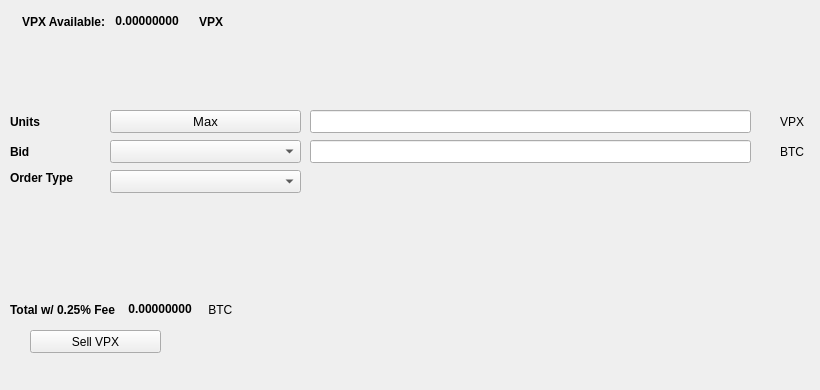
   <widget class="QWidget" name="SellTab">
    <attribute name="title">
     <string>Sell</string>
    </attribute>
    <widget class="QLabel" name="label_16">
     <property name="geometry">
      <rect>
       <x>780</x>
       <y>140</y>
       <width>31</width>
       <height>23</height>
      </rect>
     </property>
     <property name="text">
      <string>BTC</string>
     </property>
    </widget>
    <widget class="QComboBox" name="SellBidcomboBox">
     <property name="geometry">
      <rect>
       <x>110</x>
       <y>140</y>
       <width>191</width>
       <height>23</height>
      </rect>
     </property>
     <property name="font">
      <font>
       <pointsize>10</pointsize>
      </font>
     </property>
    </widget>
    <widget class="QLabel" name="label_18">
     <property name="geometry">
      <rect>
       <x>10</x>
       <y>110</y>
       <width>46</width>
       <height>23</height>
      </rect>
     </property>
     <property name="font">
      <font>
       <weight>75</weight>
       <bold>true</bold>
      </font>
     </property>
     <property name="text">
      <string>Units</string>
     </property>
    </widget>
    <widget class="QPushButton" name="Sell_Max_Amount">
     <property name="geometry">
      <rect>
       <x>110</x>
       <y>110</y>
       <width>191</width>
       <height>23</height>
      </rect>
     </property>
     <property name="font">
      <font>
       <pointsize>10</pointsize>
      </font>
     </property>
     <property name="text">
      <string>Max</string>
     </property>
    </widget>
    <widget class="QLabel" name="label_20">
     <property name="geometry">
      <rect>
       <x>10</x>
       <y>170</y>
       <width>91</width>
       <height>16</height>
      </rect>
     </property>
     <property name="font">
      <font>
       <weight>75</weight>
       <bold>true</bold>
      </font>
     </property>
     <property name="text">
      <string>Order Type</string>
     </property>
    </widget>
    <widget class="QComboBox" name="SellOrdertypeCombo">
     <property name="geometry">
      <rect>
       <x>110</x>
       <y>170</y>
       <width>191</width>
       <height>23</height>
      </rect>
     </property>
     <property name="font">
      <font>
       <pointsize>10</pointsize>
      </font>
     </property>
    </widget>
    <widget class="QLabel" name="label_21">
     <property name="geometry">
      <rect>
       <x>10</x>
       <y>140</y>
       <width>46</width>
       <height>23</height>
      </rect>
     </property>
     <property name="font">
      <font>
       <weight>75</weight>
       <bold>true</bold>
      </font>
     </property>
     <property name="text">
      <string>Bid</string>
     </property>
    </widget>
    <widget class="QLabel" name="label_22">
     <property name="geometry">
      <rect>
       <x>780</x>
       <y>110</y>
       <width>31</width>
       <height>23</height>
      </rect>
     </property>
     <property name="text">
      <string>VPX</string>
     </property>
    </widget>
    <widget class="QLineEdit" name="UnitsInputVPX">
     <property name="geometry">
      <rect>
       <x>310</x>
       <y>110</y>
       <width>441</width>
       <height>23</height>
      </rect>
     </property>
     <property name="font">
      <font>
       <pointsize>9</pointsize>
       <weight>75</weight>
       <bold>true</bold>
      </font>
     </property>
    </widget>
    <widget class="QLineEdit" name="SellBidPriceEdit">
     <property name="geometry">
      <rect>
       <x>310</x>
       <y>140</y>
       <width>441</width>
       <height>23</height>
      </rect>
     </property>
     <property name="font">
      <font>
       <pointsize>9</pointsize>
       <weight>75</weight>
       <bold>true</bold>
      </font>
     </property>
    </widget>
    <widget class="QPushButton" name="SellVPXBTN">
     <property name="geometry">
      <rect>
       <x>30</x>
       <y>330</y>
       <width>131</width>
       <height>23</height>
      </rect>
     </property>
     <property name="text">
      <string>Sell VPX</string>
     </property>
     <property name="icon">
      <iconset resource="../privix">
       <normaloff>:/icons/bitcoin</normaloff>:/icons/bitcoin</iconset>
     </property>
    </widget>
    <widget class="QWidget" name="layoutWidget3">
     <property name="geometry">
      <rect>
       <x>22</x>
       <y>12</y>
       <width>258</width>
       <height>19</height>
      </rect>
     </property>
     <layout class="QHBoxLayout" name="horizontalLayout">
      <item>
       <widget class="QLabel" name="label232_2">
        <property name="font">
         <font>
          <weight>75</weight>
          <bold>true</bold>
         </font>
        </property>
        <property name="text">
         <string>VPX Available:</string>
        </property>
       </widget>
      </item>
      <item>
       <widget class="QLabel" name="VPXAvailableLabel">
        <property name="palette">
         <palette>
          <active>
           <colorrole role="WindowText">
            <brush brushstyle="SolidPattern">
             <color alpha="255">
              <red>0</red>
              <green>0</green>
              <blue>0</blue>
             </color>
            </brush>
           </colorrole>
           <colorrole role="Button">
            <brush brushstyle="SolidPattern">
             <color alpha="255">
              <red>0</red>
              <green>170</green>
              <blue>0</blue>
             </color>
            </brush>
           </colorrole>
           <colorrole role="Light">
            <brush brushstyle="SolidPattern">
             <color alpha="255">
              <red>0</red>
              <green>255</green>
              <blue>0</blue>
             </color>
            </brush>
           </colorrole>
           <colorrole role="Midlight">
            <brush brushstyle="SolidPattern">
             <color alpha="255">
              <red>0</red>
              <green>212</green>
              <blue>0</blue>
             </color>
            </brush>
           </colorrole>
           <colorrole role="Dark">
            <brush brushstyle="SolidPattern">
             <color alpha="255">
              <red>0</red>
              <green>85</green>
              <blue>0</blue>
             </color>
            </brush>
           </colorrole>
           <colorrole role="Mid">
            <brush brushstyle="SolidPattern">
             <color alpha="255">
              <red>0</red>
              <green>113</green>
              <blue>0</blue>
             </color>
            </brush>
           </colorrole>
           <colorrole role="Text">
            <brush brushstyle="SolidPattern">
             <color alpha="255">
              <red>0</red>
              <green>170</green>
              <blue>0</blue>
             </color>
            </brush>
           </colorrole>
           <colorrole role="BrightText">
            <brush brushstyle="SolidPattern">
             <color alpha="255">
              <red>255</red>
              <green>255</green>
              <blue>255</blue>
             </color>
            </brush>
           </colorrole>
           <colorrole role="ButtonText">
            <brush brushstyle="SolidPattern">
             <color alpha="255">
              <red>0</red>
              <green>0</green>
              <blue>0</blue>
             </color>
            </brush>
           </colorrole>
           <colorrole role="Base">
            <brush brushstyle="SolidPattern">
             <color alpha="255">
              <red>255</red>
              <green>255</green>
              <blue>255</blue>
             </color>
            </brush>
           </colorrole>
           <colorrole role="Window">
            <brush brushstyle="SolidPattern">
             <color alpha="255">
              <red>0</red>
              <green>170</green>
              <blue>0</blue>
             </color>
            </brush>
           </colorrole>
           <colorrole role="Shadow">
            <brush brushstyle="SolidPattern">
             <color alpha="255">
              <red>0</red>
              <green>0</green>
              <blue>0</blue>
             </color>
            </brush>
           </colorrole>
           <colorrole role="AlternateBase">
            <brush brushstyle="SolidPattern">
             <color alpha="255">
              <red>127</red>
              <green>212</green>
              <blue>127</blue>
             </color>
            </brush>
           </colorrole>
           <colorrole role="ToolTipBase">
            <brush brushstyle="SolidPattern">
             <color alpha="255">
              <red>255</red>
              <green>255</green>
              <blue>220</blue>
             </color>
            </brush>
           </colorrole>
           <colorrole role="ToolTipText">
            <brush brushstyle="SolidPattern">
             <color alpha="255">
              <red>0</red>
              <green>0</green>
              <blue>0</blue>
             </color>
            </brush>
           </colorrole>
          </active>
          <inactive>
           <colorrole role="WindowText">
            <brush brushstyle="SolidPattern">
             <color alpha="255">
              <red>0</red>
              <green>0</green>
              <blue>0</blue>
             </color>
            </brush>
           </colorrole>
           <colorrole role="Button">
            <brush brushstyle="SolidPattern">
             <color alpha="255">
              <red>0</red>
              <green>170</green>
              <blue>0</blue>
             </color>
            </brush>
           </colorrole>
           <colorrole role="Light">
            <brush brushstyle="SolidPattern">
             <color alpha="255">
              <red>0</red>
              <green>255</green>
              <blue>0</blue>
             </color>
            </brush>
           </colorrole>
           <colorrole role="Midlight">
            <brush brushstyle="SolidPattern">
             <color alpha="255">
              <red>0</red>
              <green>212</green>
              <blue>0</blue>
             </color>
            </brush>
           </colorrole>
           <colorrole role="Dark">
            <brush brushstyle="SolidPattern">
             <color alpha="255">
              <red>0</red>
              <green>85</green>
              <blue>0</blue>
             </color>
            </brush>
           </colorrole>
           <colorrole role="Mid">
            <brush brushstyle="SolidPattern">
             <color alpha="255">
              <red>0</red>
              <green>113</green>
              <blue>0</blue>
             </color>
            </brush>
           </colorrole>
           <colorrole role="Text">
            <brush brushstyle="SolidPattern">
             <color alpha="255">
              <red>0</red>
              <green>170</green>
              <blue>0</blue>
             </color>
            </brush>
           </colorrole>
           <colorrole role="BrightText">
            <brush brushstyle="SolidPattern">
             <color alpha="255">
              <red>255</red>
              <green>255</green>
              <blue>255</blue>
             </color>
            </brush>
           </colorrole>
           <colorrole role="ButtonText">
            <brush brushstyle="SolidPattern">
             <color alpha="255">
              <red>0</red>
              <green>0</green>
              <blue>0</blue>
             </color>
            </brush>
           </colorrole>
           <colorrole role="Base">
            <brush brushstyle="SolidPattern">
             <color alpha="255">
              <red>255</red>
              <green>255</green>
              <blue>255</blue>
             </color>
            </brush>
           </colorrole>
           <colorrole role="Window">
            <brush brushstyle="SolidPattern">
             <color alpha="255">
              <red>0</red>
              <green>170</green>
              <blue>0</blue>
             </color>
            </brush>
           </colorrole>
           <colorrole role="Shadow">
            <brush brushstyle="SolidPattern">
             <color alpha="255">
              <red>0</red>
              <green>0</green>
              <blue>0</blue>
             </color>
            </brush>
           </colorrole>
           <colorrole role="AlternateBase">
            <brush brushstyle="SolidPattern">
             <color alpha="255">
              <red>127</red>
              <green>212</green>
              <blue>127</blue>
             </color>
            </brush>
           </colorrole>
           <colorrole role="ToolTipBase">
            <brush brushstyle="SolidPattern">
             <color alpha="255">
              <red>255</red>
              <green>255</green>
              <blue>220</blue>
             </color>
            </brush>
           </colorrole>
           <colorrole role="ToolTipText">
            <brush brushstyle="SolidPattern">
             <color alpha="255">
              <red>0</red>
              <green>0</green>
              <blue>0</blue>
             </color>
            </brush>
           </colorrole>
          </inactive>
          <disabled>
           <colorrole role="WindowText">
            <brush brushstyle="SolidPattern">
             <color alpha="255">
              <red>0</red>
              <green>85</green>
              <blue>0</blue>
             </color>
            </brush>
           </colorrole>
           <colorrole role="Button">
            <brush brushstyle="SolidPattern">
             <color alpha="255">
              <red>0</red>
              <green>170</green>
              <blue>0</blue>
             </color>
            </brush>
           </colorrole>
           <colorrole role="Light">
            <brush brushstyle="SolidPattern">
             <color alpha="255">
              <red>0</red>
              <green>255</green>
              <blue>0</blue>
             </color>
            </brush>
           </colorrole>
           <colorrole role="Midlight">
            <brush brushstyle="SolidPattern">
             <color alpha="255">
              <red>0</red>
              <green>212</green>
              <blue>0</blue>
             </color>
            </brush>
           </colorrole>
           <colorrole role="Dark">
            <brush brushstyle="SolidPattern">
             <color alpha="255">
              <red>0</red>
              <green>85</green>
              <blue>0</blue>
             </color>
            </brush>
           </colorrole>
           <colorrole role="Mid">
            <brush brushstyle="SolidPattern">
             <color alpha="255">
              <red>0</red>
              <green>113</green>
              <blue>0</blue>
             </color>
            </brush>
           </colorrole>
           <colorrole role="Text">
            <brush brushstyle="SolidPattern">
             <color alpha="255">
              <red>0</red>
              <green>85</green>
              <blue>0</blue>
             </color>
            </brush>
           </colorrole>
           <colorrole role="BrightText">
            <brush brushstyle="SolidPattern">
             <color alpha="255">
              <red>255</red>
              <green>255</green>
              <blue>255</blue>
             </color>
            </brush>
           </colorrole>
           <colorrole role="ButtonText">
            <brush brushstyle="SolidPattern">
             <color alpha="255">
              <red>0</red>
              <green>85</green>
              <blue>0</blue>
             </color>
            </brush>
           </colorrole>
           <colorrole role="Base">
            <brush brushstyle="SolidPattern">
             <color alpha="255">
              <red>0</red>
              <green>170</green>
              <blue>0</blue>
             </color>
            </brush>
           </colorrole>
           <colorrole role="Window">
            <brush brushstyle="SolidPattern">
             <color alpha="255">
              <red>0</red>
              <green>170</green>
              <blue>0</blue>
             </color>
            </brush>
           </colorrole>
           <colorrole role="Shadow">
            <brush brushstyle="SolidPattern">
             <color alpha="255">
              <red>0</red>
              <green>0</green>
              <blue>0</blue>
             </color>
            </brush>
           </colorrole>
           <colorrole role="AlternateBase">
            <brush brushstyle="SolidPattern">
             <color alpha="255">
              <red>0</red>
              <green>170</green>
              <blue>0</blue>
             </color>
            </brush>
           </colorrole>
           <colorrole role="ToolTipBase">
            <brush brushstyle="SolidPattern">
             <color alpha="255">
              <red>255</red>
              <green>255</green>
              <blue>220</blue>
             </color>
            </brush>
           </colorrole>
           <colorrole role="ToolTipText">
            <brush brushstyle="SolidPattern">
             <color alpha="255">
              <red>0</red>
              <green>0</green>
              <blue>0</blue>
             </color>
            </brush>
           </colorrole>
          </disabled>
         </palette>
        </property>
        <property name="font">
         <font>
          <weight>75</weight>
          <bold>true</bold>
         </font>
        </property>
        <property name="text">
         <string> 0.00000000 </string>
        </property>
        <property name="textInteractionFlags">
         <set>Qt::LinksAccessibleByMouse|Qt::TextSelectableByKeyboard|Qt::TextSelectableByMouse</set>
        </property>
       </widget>
      </item>
      <item>
       <widget class="QLabel" name="labelVPX">
        <property name="font">
         <font>
          <weight>75</weight>
          <bold>true</bold>
         </font>
        </property>
        <property name="text">
         <string>VPX</string>
        </property>
       </widget>
      </item>
     </layout>
    </widget>
    <widget class="QWidget" name="layoutWidget">
     <property name="geometry">
      <rect>
       <x>10</x>
       <y>300</y>
       <width>268</width>
       <height>19</height>
      </rect>
     </property>
     <layout class="QHBoxLayout" name="horizontalLayout_2">
      <item>
       <widget class="QLabel" name="label_19">
        <property name="font">
         <font>
          <weight>75</weight>
          <bold>true</bold>
         </font>
        </property>
        <property name="text">
         <string>Total w/ 0.25% Fee </string>
        </property>
       </widget>
      </item>
      <item>
       <widget class="QLabel" name="SellCostLabel">
        <property name="palette">
         <palette>
          <active>
           <colorrole role="WindowText">
            <brush brushstyle="SolidPattern">
             <color alpha="255">
              <red>0</red>
              <green>0</green>
              <blue>0</blue>
             </color>
            </brush>
           </colorrole>
           <colorrole role="Button">
            <brush brushstyle="SolidPattern">
             <color alpha="255">
              <red>0</red>
              <green>170</green>
              <blue>0</blue>
             </color>
            </brush>
           </colorrole>
           <colorrole role="Light">
            <brush brushstyle="SolidPattern">
             <color alpha="255">
              <red>0</red>
              <green>255</green>
              <blue>0</blue>
             </color>
            </brush>
           </colorrole>
           <colorrole role="Midlight">
            <brush brushstyle="SolidPattern">
             <color alpha="255">
              <red>0</red>
              <green>212</green>
              <blue>0</blue>
             </color>
            </brush>
           </colorrole>
           <colorrole role="Dark">
            <brush brushstyle="SolidPattern">
             <color alpha="255">
              <red>0</red>
              <green>85</green>
              <blue>0</blue>
             </color>
            </brush>
           </colorrole>
           <colorrole role="Mid">
            <brush brushstyle="SolidPattern">
             <color alpha="255">
              <red>0</red>
              <green>113</green>
              <blue>0</blue>
             </color>
            </brush>
           </colorrole>
           <colorrole role="Text">
            <brush brushstyle="SolidPattern">
             <color alpha="255">
              <red>0</red>
              <green>170</green>
              <blue>0</blue>
             </color>
            </brush>
           </colorrole>
           <colorrole role="BrightText">
            <brush brushstyle="SolidPattern">
             <color alpha="255">
              <red>255</red>
              <green>255</green>
              <blue>255</blue>
             </color>
            </brush>
           </colorrole>
           <colorrole role="ButtonText">
            <brush brushstyle="SolidPattern">
             <color alpha="255">
              <red>0</red>
              <green>0</green>
              <blue>0</blue>
             </color>
            </brush>
           </colorrole>
           <colorrole role="Base">
            <brush brushstyle="SolidPattern">
             <color alpha="255">
              <red>255</red>
              <green>255</green>
              <blue>255</blue>
             </color>
            </brush>
           </colorrole>
           <colorrole role="Window">
            <brush brushstyle="SolidPattern">
             <color alpha="255">
              <red>0</red>
              <green>170</green>
              <blue>0</blue>
             </color>
            </brush>
           </colorrole>
           <colorrole role="Shadow">
            <brush brushstyle="SolidPattern">
             <color alpha="255">
              <red>0</red>
              <green>0</green>
              <blue>0</blue>
             </color>
            </brush>
           </colorrole>
           <colorrole role="AlternateBase">
            <brush brushstyle="SolidPattern">
             <color alpha="255">
              <red>127</red>
              <green>212</green>
              <blue>127</blue>
             </color>
            </brush>
           </colorrole>
           <colorrole role="ToolTipBase">
            <brush brushstyle="SolidPattern">
             <color alpha="255">
              <red>255</red>
              <green>255</green>
              <blue>220</blue>
             </color>
            </brush>
           </colorrole>
           <colorrole role="ToolTipText">
            <brush brushstyle="SolidPattern">
             <color alpha="255">
              <red>0</red>
              <green>0</green>
              <blue>0</blue>
             </color>
            </brush>
           </colorrole>
          </active>
          <inactive>
           <colorrole role="WindowText">
            <brush brushstyle="SolidPattern">
             <color alpha="255">
              <red>0</red>
              <green>0</green>
              <blue>0</blue>
             </color>
            </brush>
           </colorrole>
           <colorrole role="Button">
            <brush brushstyle="SolidPattern">
             <color alpha="255">
              <red>0</red>
              <green>170</green>
              <blue>0</blue>
             </color>
            </brush>
           </colorrole>
           <colorrole role="Light">
            <brush brushstyle="SolidPattern">
             <color alpha="255">
              <red>0</red>
              <green>255</green>
              <blue>0</blue>
             </color>
            </brush>
           </colorrole>
           <colorrole role="Midlight">
            <brush brushstyle="SolidPattern">
             <color alpha="255">
              <red>0</red>
              <green>212</green>
              <blue>0</blue>
             </color>
            </brush>
           </colorrole>
           <colorrole role="Dark">
            <brush brushstyle="SolidPattern">
             <color alpha="255">
              <red>0</red>
              <green>85</green>
              <blue>0</blue>
             </color>
            </brush>
           </colorrole>
           <colorrole role="Mid">
            <brush brushstyle="SolidPattern">
             <color alpha="255">
              <red>0</red>
              <green>113</green>
              <blue>0</blue>
             </color>
            </brush>
           </colorrole>
           <colorrole role="Text">
            <brush brushstyle="SolidPattern">
             <color alpha="255">
              <red>0</red>
              <green>170</green>
              <blue>0</blue>
             </color>
            </brush>
           </colorrole>
           <colorrole role="BrightText">
            <brush brushstyle="SolidPattern">
             <color alpha="255">
              <red>255</red>
              <green>255</green>
              <blue>255</blue>
             </color>
            </brush>
           </colorrole>
           <colorrole role="ButtonText">
            <brush brushstyle="SolidPattern">
             <color alpha="255">
              <red>0</red>
              <green>0</green>
              <blue>0</blue>
             </color>
            </brush>
           </colorrole>
           <colorrole role="Base">
            <brush brushstyle="SolidPattern">
             <color alpha="255">
              <red>255</red>
              <green>255</green>
              <blue>255</blue>
             </color>
            </brush>
           </colorrole>
           <colorrole role="Window">
            <brush brushstyle="SolidPattern">
             <color alpha="255">
              <red>0</red>
              <green>170</green>
              <blue>0</blue>
             </color>
            </brush>
           </colorrole>
           <colorrole role="Shadow">
            <brush brushstyle="SolidPattern">
             <color alpha="255">
              <red>0</red>
              <green>0</green>
              <blue>0</blue>
             </color>
            </brush>
           </colorrole>
           <colorrole role="AlternateBase">
            <brush brushstyle="SolidPattern">
             <color alpha="255">
              <red>127</red>
              <green>212</green>
              <blue>127</blue>
             </color>
            </brush>
           </colorrole>
           <colorrole role="ToolTipBase">
            <brush brushstyle="SolidPattern">
             <color alpha="255">
              <red>255</red>
              <green>255</green>
              <blue>220</blue>
             </color>
            </brush>
           </colorrole>
           <colorrole role="ToolTipText">
            <brush brushstyle="SolidPattern">
             <color alpha="255">
              <red>0</red>
              <green>0</green>
              <blue>0</blue>
             </color>
            </brush>
           </colorrole>
          </inactive>
          <disabled>
           <colorrole role="WindowText">
            <brush brushstyle="SolidPattern">
             <color alpha="255">
              <red>0</red>
              <green>85</green>
              <blue>0</blue>
             </color>
            </brush>
           </colorrole>
           <colorrole role="Button">
            <brush brushstyle="SolidPattern">
             <color alpha="255">
              <red>0</red>
              <green>170</green>
              <blue>0</blue>
             </color>
            </brush>
           </colorrole>
           <colorrole role="Light">
            <brush brushstyle="SolidPattern">
             <color alpha="255">
              <red>0</red>
              <green>255</green>
              <blue>0</blue>
             </color>
            </brush>
           </colorrole>
           <colorrole role="Midlight">
            <brush brushstyle="SolidPattern">
             <color alpha="255">
              <red>0</red>
              <green>212</green>
              <blue>0</blue>
             </color>
            </brush>
           </colorrole>
           <colorrole role="Dark">
            <brush brushstyle="SolidPattern">
             <color alpha="255">
              <red>0</red>
              <green>85</green>
              <blue>0</blue>
             </color>
            </brush>
           </colorrole>
           <colorrole role="Mid">
            <brush brushstyle="SolidPattern">
             <color alpha="255">
              <red>0</red>
              <green>113</green>
              <blue>0</blue>
             </color>
            </brush>
           </colorrole>
           <colorrole role="Text">
            <brush brushstyle="SolidPattern">
             <color alpha="255">
              <red>0</red>
              <green>85</green>
              <blue>0</blue>
             </color>
            </brush>
           </colorrole>
           <colorrole role="BrightText">
            <brush brushstyle="SolidPattern">
             <color alpha="255">
              <red>255</red>
              <green>255</green>
              <blue>255</blue>
             </color>
            </brush>
           </colorrole>
           <colorrole role="ButtonText">
            <brush brushstyle="SolidPattern">
             <color alpha="255">
              <red>0</red>
              <green>85</green>
              <blue>0</blue>
             </color>
            </brush>
           </colorrole>
           <colorrole role="Base">
            <brush brushstyle="SolidPattern">
             <color alpha="255">
              <red>0</red>
              <green>170</green>
              <blue>0</blue>
             </color>
            </brush>
           </colorrole>
           <colorrole role="Window">
            <brush brushstyle="SolidPattern">
             <color alpha="255">
              <red>0</red>
              <green>170</green>
              <blue>0</blue>
             </color>
            </brush>
           </colorrole>
           <colorrole role="Shadow">
            <brush brushstyle="SolidPattern">
             <color alpha="255">
              <red>0</red>
              <green>0</green>
              <blue>0</blue>
             </color>
            </brush>
           </colorrole>
           <colorrole role="AlternateBase">
            <brush brushstyle="SolidPattern">
             <color alpha="255">
              <red>0</red>
              <green>170</green>
              <blue>0</blue>
             </color>
            </brush>
           </colorrole>
           <colorrole role="ToolTipBase">
            <brush brushstyle="SolidPattern">
             <color alpha="255">
              <red>255</red>
              <green>255</green>
              <blue>220</blue>
             </color>
            </brush>
           </colorrole>
           <colorrole role="ToolTipText">
            <brush brushstyle="SolidPattern">
             <color alpha="255">
              <red>0</red>
              <green>0</green>
              <blue>0</blue>
             </color>
            </brush>
           </colorrole>
          </disabled>
         </palette>
        </property>
        <property name="font">
         <font>
          <weight>75</weight>
          <bold>true</bold>
         </font>
        </property>
        <property name="autoFillBackground">
         <bool>false</bool>
        </property>
        <property name="text">
         <string> 0.00000000</string>
        </property>
        <property name="textInteractionFlags">
         <set>Qt::LinksAccessibleByMouse|Qt::TextSelectableByMouse</set>
        </property>
       </widget>
      </item>
      <item>
       <widget class="QLabel" name="label_17">
        <property name="font">
         <font>
          <weight>50</weight>
          <bold>false</bold>
         </font>
        </property>
        <property name="text">
         <string> BTC</string>
        </property>
       </widget>
      </item>
     </layout>
    </widget>
    <widget class="QLabel" name="label_23">
     <property name="geometry">
      <rect>
       <x>460</x>
       <y>300</y>
       <width>281</width>
       <height>81</height>
      </rect>
     </property>
     <property name="text">
      <string/>
     </property>
     <property name="pixmap">
      <pixmap>:/images/bittrex</pixmap>
     </property>
    </widget>
   </widget>
